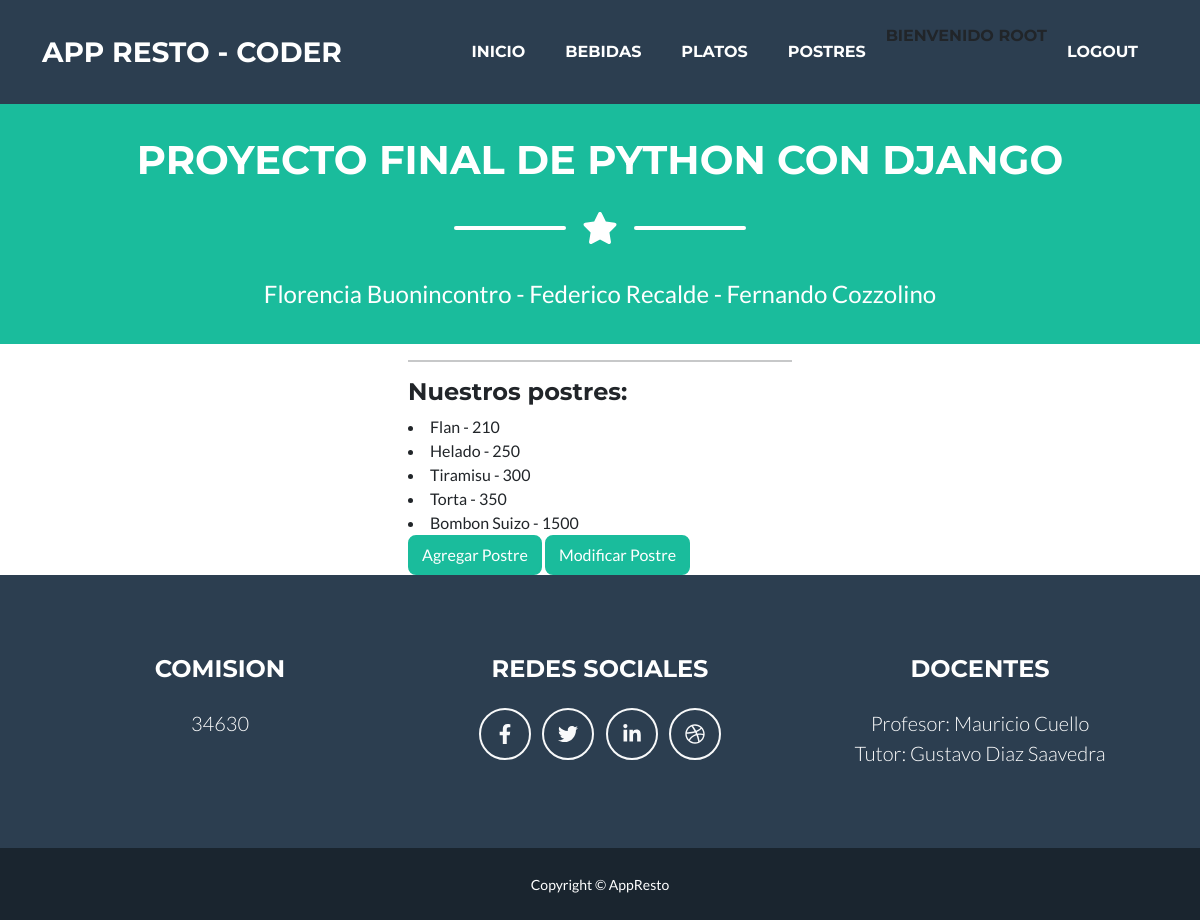
The app's page /postres/ (signed in), older data.
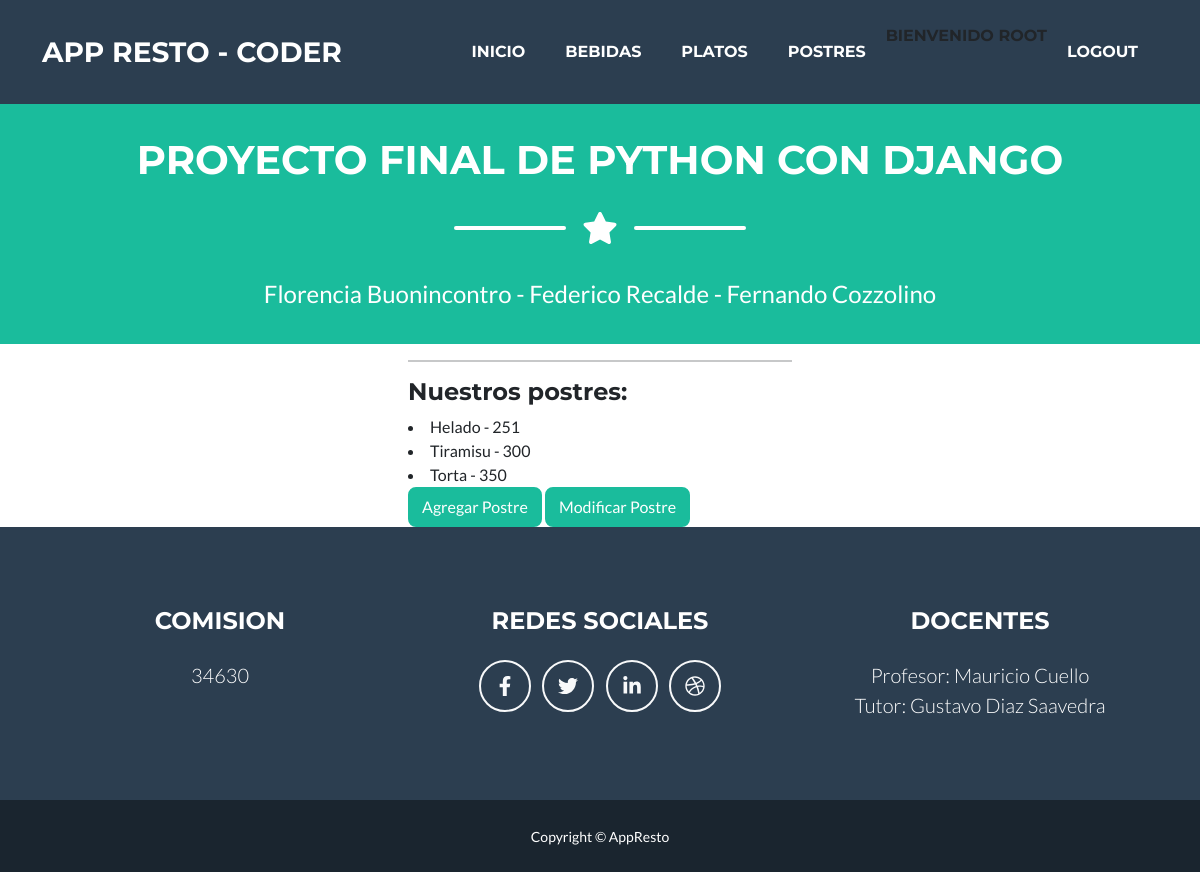
The same page, newer data.
### AppResto/models.py (models this page shows, shortened)
class Postre(models.Model):
    postre =  models.CharField(max_length=50)
    precio =  models.IntegerField()

### AppResto/views.py (the view)
# urls.py: path('postres/', postres, name="Postres"),
@login_required
def postres(request):
    lista = Postre.objects.all()
    return render(request, "postres.html", {"lista_postre": lista})

### AppResto/templates/postres.html
{% extends 'padre.html' %}
{% load static %}
{% block contenidoDinamico %}
    <h4>Nuestros postres:</h4>
    {% for postre in lista_postre %}
    <li>{{postre.postre}} - {{postre.precio}}</li>
    {% endfor %}
    <nav>
        <a  href="{% url 'CreaPostre' %}"   class="btn btn-primary" role="button">Agregar Postre</a>
        <a href="{% url 'Postre_list' %}" class="btn btn-primary" role="button">Modificar Postre</a>
    </nav>
{% endblock contenidoDinamico %}

Row changes from the older to the newer data that the page shows:
removed Postre: postre "Flan", precio "210"
removed Postre: postre "Bombon Suizo", precio "1500"
changed Postre "Helado": precio "250" → "251"
